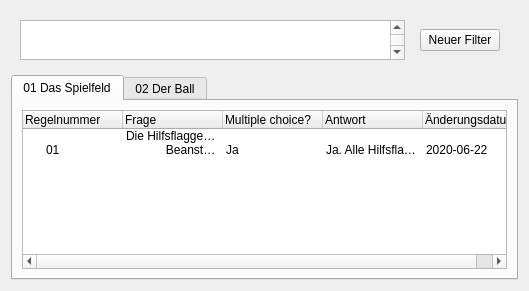
<?xml version="1.0" encoding="UTF-8"?>
<ui version="4.0">
 <class>QuestionOverviewWidget</class>
 <widget class="QWidget" name="QuestionOverviewWidget">
  <property name="geometry">
   <rect>
    <x>0</x>
    <y>0</y>
    <width>529</width>
    <height>291</height>
   </rect>
  </property>
  <property name="windowTitle">
   <string>Form</string>
  </property>
  <layout class="QVBoxLayout" name="verticalLayout">
   <item>
    <widget class="QWidget" name="filterWidget" native="true">
     <property name="sizePolicy">
      <sizepolicy hsizetype="Preferred" vsizetype="Fixed">
       <horstretch>0</horstretch>
       <verstretch>0</verstretch>
      </sizepolicy>
     </property>
     <layout class="QHBoxLayout" name="horizontalLayout_2">
      <item>
       <widget class="QListWidget" name="filter_list">
        <property name="sizePolicy">
         <sizepolicy hsizetype="Expanding" vsizetype="Ignored">
          <horstretch>0</horstretch>
          <verstretch>0</verstretch>
         </sizepolicy>
        </property>
        <property name="frameShape">
         <enum>QFrame::StyledPanel</enum>
        </property>
        <property name="frameShadow">
         <enum>QFrame::Sunken</enum>
        </property>
        <property name="verticalScrollBarPolicy">
         <enum>Qt::ScrollBarAlwaysOn</enum>
        </property>
        <property name="movement">
         <enum>QListView::Free</enum>
        </property>
        <property name="flow">
         <enum>QListView::LeftToRight</enum>
        </property>
        <property name="layoutMode">
         <enum>QListView::SinglePass</enum>
        </property>
        <property name="spacing">
         <number>2</number>
        </property>
        <property name="viewMode">
         <enum>QListView::IconMode</enum>
        </property>
        <property name="uniformItemSizes">
         <bool>false</bool>
        </property>
        <property name="wordWrap">
         <bool>false</bool>
        </property>
        <property name="currentRow">
         <number>-1</number>
        </property>
       </widget>
      </item>
      <item>
       <widget class="QWidget" name="widget_3" native="true">
        <layout class="QVBoxLayout" name="verticalLayout_4">
         <item>
          <widget class="QPushButton" name="add_filter">
           <property name="text">
            <string>Neuer Filter</string>
           </property>
          </widget>
         </item>
        </layout>
       </widget>
      </item>
     </layout>
    </widget>
   </item>
   <item>
    <widget class="QTabWidget" name="tabWidget">
     <property name="sizePolicy">
      <sizepolicy hsizetype="Expanding" vsizetype="Expanding">
       <horstretch>0</horstretch>
       <verstretch>0</verstretch>
      </sizepolicy>
     </property>
     <property name="currentIndex">
      <number>0</number>
     </property>
     <widget class="QWidget" name="Test">
      <attribute name="title">
       <string>01 Das Spielfeld</string>
      </attribute>
      <layout class="QVBoxLayout" name="verticalLayout_2">
       <item>
        <widget class="QTreeWidget" name="treeWidget">
         <column>
          <property name="text">
           <string>Regelnummer</string>
          </property>
         </column>
         <column>
          <property name="text">
           <string>Frage</string>
          </property>
         </column>
         <column>
          <property name="text">
           <string>Multiple choice?</string>
          </property>
         </column>
         <column>
          <property name="text">
           <string>Antwort</string>
          </property>
         </column>
         <column>
          <property name="text">
           <string>Änderungsdatum</string>
          </property>
         </column>
         <item>
          <property name="text">
           <string>01</string>
          </property>
          <property name="text">
           <string>Die Hilfsflaggen werden vom Platzwart auf die Seitenlinie gesteckt. Hat der SR Grund zur
            Beanstandung?
           </string>
          </property>
          <property name="toolTip">
           <string>Die Hilfsflaggen werden vom Platzwart auf die Seitenlinie gesteckt. Hat der SR Grund zur
            Beanstandung?
           </string>
          </property>
          <property name="text">
           <string>Ja</string>
          </property>
          <property name="text">
           <string>Ja. Alle Hilfsflaggen müssen 1m außerhalb der Seitenlinie stehen.</string>
          </property>
          <property name="text">
           <string>2020-06-22</string>
          </property>
         </item>
        </widget>
       </item>
      </layout>
     </widget>
     <widget class="QWidget" name="tab_2">
      <attribute name="title">
       <string>02 Der Ball</string>
      </attribute>
     </widget>
    </widget>
   </item>
  </layout>
 </widget>
 <resources/>
 <connections/>
</ui>
